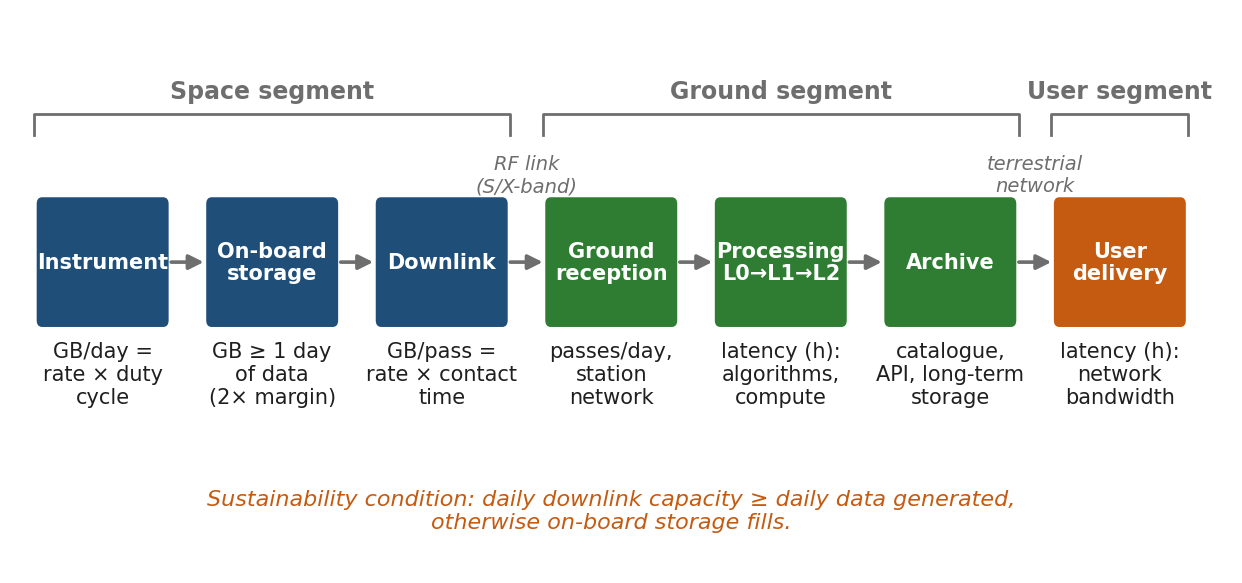

Here is the Python script that generated this plot:
"""End-to-end data pipeline, instrument → user, as a horizontal flow (Ch 4 §4.8.5).

Seven stages grouped by segment (space / ground / user), with the key sizing
parameter of each stage from the §4.8.5 table written beneath it, and the
daily-balance condition (downlink capacity ≥ data generated) noted.
"""
from pathlib import Path

import matplotlib.pyplot as plt
from matplotlib.patches import FancyBboxPatch, FancyArrowPatch, Rectangle
from oer_style import apply_style, COLORS, save

apply_style()

stages = [
    ("Instrument", "GB/day =\nrate × duty\ncycle", COLORS["accent"]),
    ("On-board\nstorage", "GB ≥ 1 day\nof data\n(2× margin)", COLORS["accent"]),
    ("Downlink", "GB/pass =\nrate × contact\ntime", COLORS["accent"]),
    ("Ground\nreception", "passes/day,\nstation\nnetwork", COLORS["accent_3"]),
    ("Processing\nL0→L1→L2", "latency (h):\nalgorithms,\ncompute", COLORS["accent_3"]),
    ("Archive", "catalogue,\nAPI, long-term\nstorage", COLORS["accent_3"]),
    ("User\ndelivery", "latency (h):\nnetwork\nbandwidth", COLORS["accent_2"]),
]
groups = [("Space segment", 0, 2), ("Ground segment", 3, 5), ("User segment", 6, 6)]

fig, ax = plt.subplots(figsize=(7.5, 3.4))
n = len(stages)
bw, gap = 1.5, 0.6
pitch = bw + gap
ax.set_xlim(-0.15, n * pitch - gap + 0.15)
ax.set_ylim(-2.2, 2.75)
ax.axis("off")

y0, bh = 0.0, 1.1
for i, (name, param, col) in enumerate(stages):
    x = i * pitch
    ax.add_patch(FancyBboxPatch((x, y0), bw, bh, boxstyle="round,pad=0.05",
                                facecolor=col, edgecolor=col, linewidth=1))
    ax.text(x + bw / 2, y0 + bh / 2, name, ha="center", va="center", fontsize=7.5,
            fontweight="bold", color="white", linespacing=1.1)
    ax.text(x + bw / 2, y0 - 0.2, param, ha="center", va="top", fontsize=7.5,
            color=COLORS["ink"], linespacing=1.2)
    if i < n - 1:
        ax.add_patch(FancyArrowPatch((x + bw + 0.03, y0 + bh / 2), (x + pitch - 0.03, y0 + bh / 2),
                                     arrowstyle="-|>", mutation_scale=11,
                                     color=COLORS["grey"], linewidth=1.3))

# segment brackets above the boxes
for name, a, b in groups:
    xa, xb = a * pitch - 0.1, b * pitch + bw + 0.1
    ax.plot([xa, xa, xb, xb], [1.75, 1.95, 1.95, 1.75], color=COLORS["grey"], lw=1)
    ax.text((xa + xb) / 2, 2.05, name, ha="center", va="bottom", fontsize=8.5,
            fontweight="bold", color=COLORS["grey"])

# link type labels on the arrows that cross a segment boundary
ax.text(2 * pitch + bw + gap / 2, y0 + bh + 0.08, "RF link\n(S/X-band)", ha="center",
        va="bottom", fontsize=7, color=COLORS["grey"], style="italic")
ax.text(5 * pitch + bw + gap / 2, y0 + bh + 0.08, "terrestrial\nnetwork", ha="center",
        va="bottom", fontsize=7, color=COLORS["grey"], style="italic")

ax.text((n * pitch - gap) / 2, -1.6,
        "Sustainability condition: daily downlink capacity ≥ daily data generated,\n"
        "otherwise on-board storage fills.",
        ha="center", va="top", fontsize=8, style="italic", color=COLORS["accent_2"])

save(fig, Path(__file__).stem)
